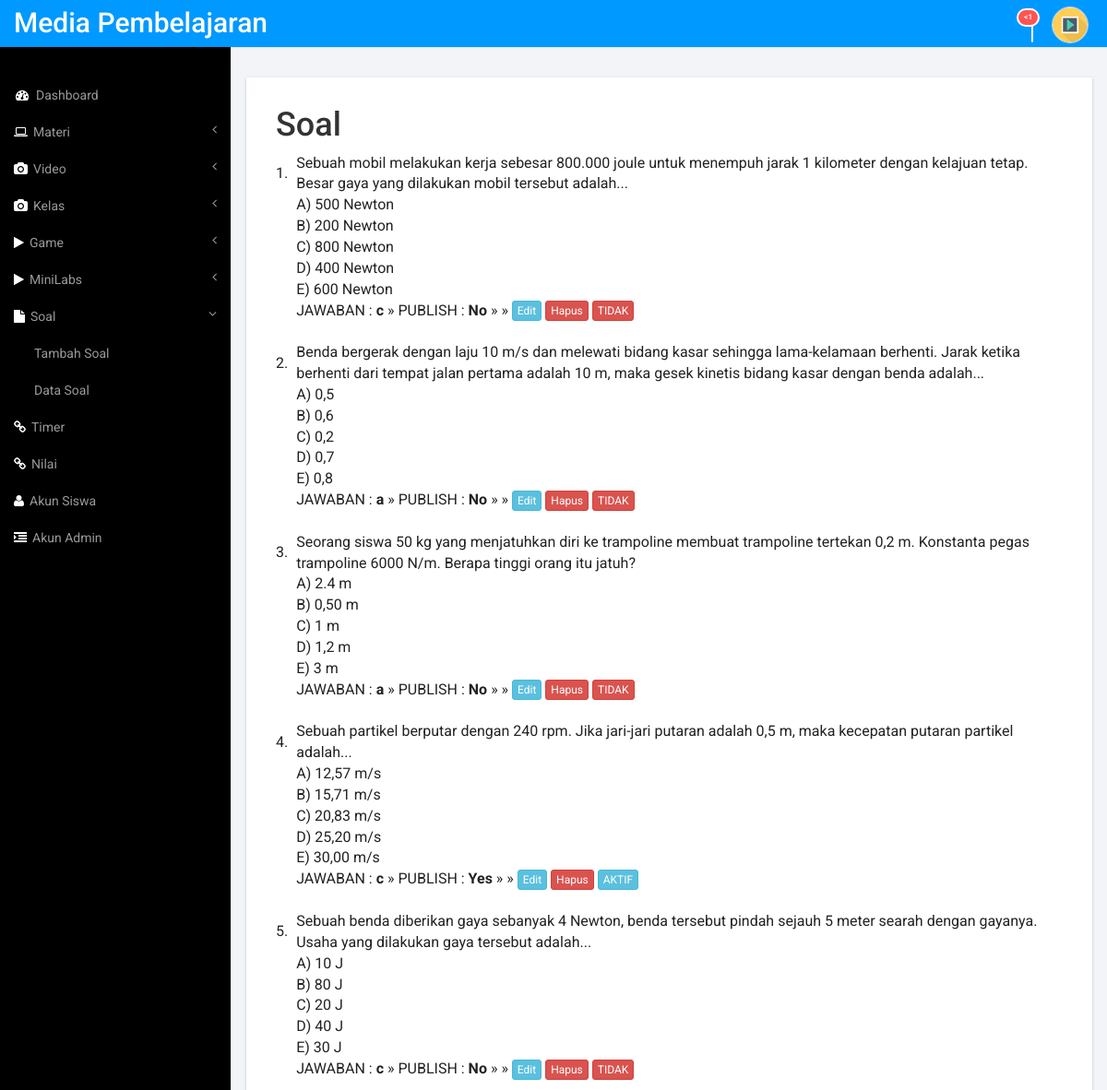
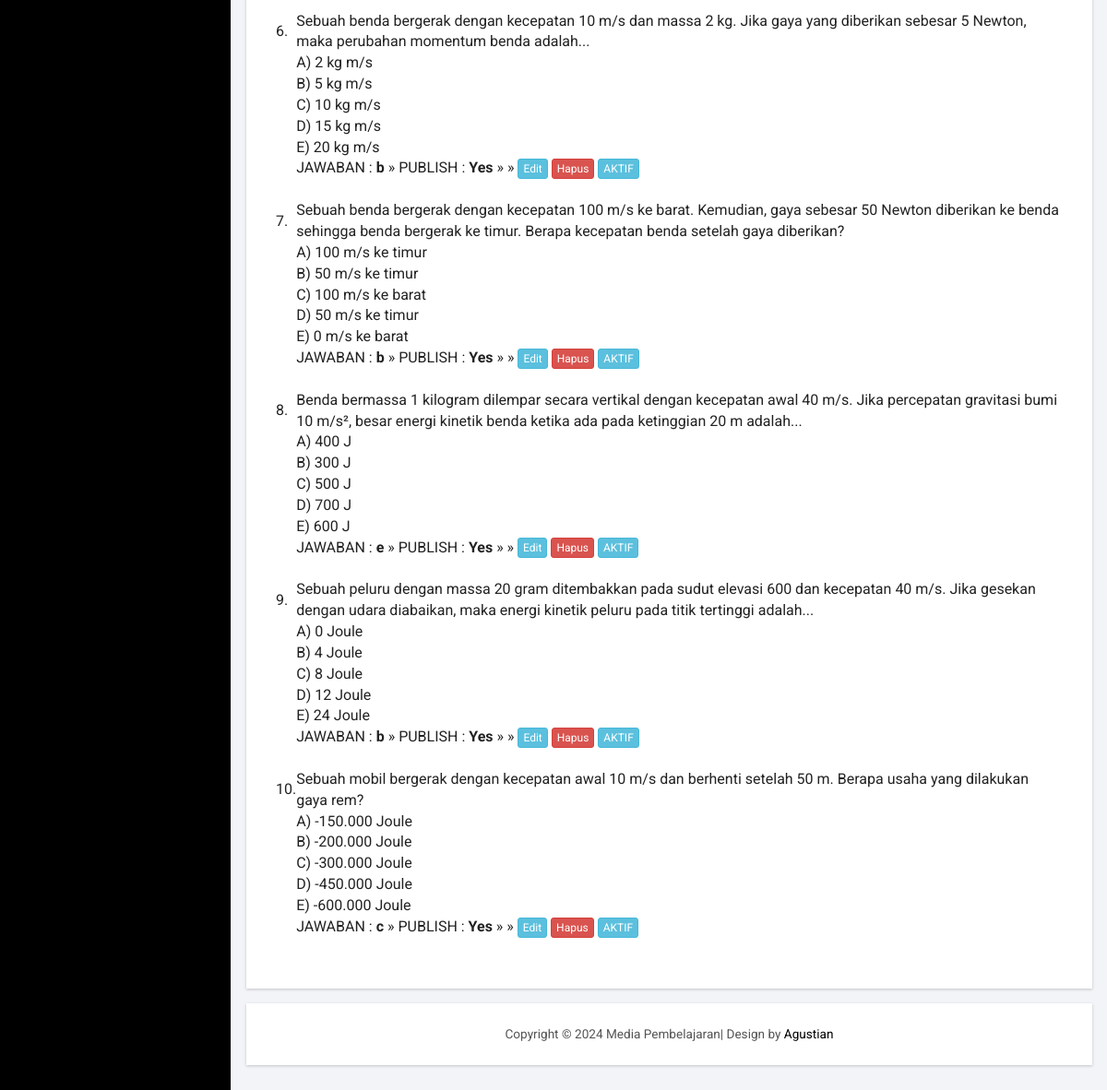
Screenshot of /admin/admin.php?page=soal_lihat (signed in) with the database file from the repository (2 pictures, top to bottom).
### tables this page shows
CREATE TABLE `tabel_soal` (
  `id_soal` int(11) NOT NULL,
  `pertanyaan` text NOT NULL,
  `pilihan_a` text NOT NULL,
  `pilihan_b` text NOT NULL,
  `pilihan_c` text NOT NULL,
  `pilihan_d` text NOT NULL,
  `pilihan_e` text NOT NULL,
  `jawaban` varchar(100) NOT NULL,
  `publish` enum('yes','no') NOT NULL,
  `tipe` int(5) NOT NULL
);

### admin/modul/soal/soal_lihat.php (the view, shortened to what this page needs)
    <div class="content_bottom">
     <div class="col-md-12 span_3">
          <div class="bs-example1" data-example-id="contextual-table">
    <div>
        <h1>Soal</h1>
        <p>
        <?php
		$sql = mysqli_query($koneksi,"select * from tabel_soal order by tipe asc");
		?><table width="100%"><?php
		$no=0;
		while($row=mysqli_fetch_array($sql)){
		?>
			<tr>
           		<td><font color="#222"><?php echo $no=$no+1;?>.</font></td><td><font color="#222"><?php echo $row['pertanyaan'];?></font></td>
            </tr>
            <tr>
           		<td></td><td><font color="#222">A) <?php echo $row['pilihan_a'];?></font></td>
            </tr>
            <tr>
           		<td></td><td><font color="#222">B) <?php echo $row['pilihan_b'];?></font></td>
            </tr>
            <tr>
           		<td></td><td><font color="#222">C) <?php echo $row['pilihan_c'];?></font></td>
            </tr>
            <tr>
           		<td></td><td><font color="#222">D) <?php echo $row['pilihan_d'];?></font></td>
            </tr>
            <tr>
              <td></td><td><font color="#222">E) <?php echo $row['pilihan_e'];?></font></td>
            </tr>
            <tr>
           		<td></td><td><font color="#222">JAWABAN : <b><?php echo $row['jawaban'];?></b> &raquo; PUBLISH : <b><?php echo ucwords($row['publish']);?></b> &raquo;
               </b> &raquo;</font>
                <a href="?page=soal_edit&id=<?php echo $row['id_soal']?>" title="edit" class="btn btn-info btn-xs">Edit</a>
                <a href="?page=soal_hapus&id=<?php echo $row['id_soal']?>" title="Delete" onclick="return confirm('Apakah anda yakin akan menghapus pertanyaan ini ?')" class="btn btn-danger btn-xs">Hapus</a>
                <?php if ($row['publish']=='yes'){ ?>
                  <a href="?page=status&id=<?= $row ['id_soal'] ?>" class="btn btn-info btn-xs">AKTIF</button></a>
                  <?php } else if ($row['publish']=='no'){ ?>
                  <a href="?page=status&id=<?= $row ['id_soal'] ?>"class="btn btn-danger btn-xs">TIDAK</button></a>
                <?php } ?>
              </td>
            </tr>
          </div>
       </div>
   <tr>
  <td colspan="2"><br /></td>
</tr>
		<?php
		}
		?>

### admin/admin.php (shortened to what this page needs)
<?php
  if(!empty($_SESSION['username'])and !empty($_SESSION['username'])){
?>
<!DOCTYPE HTML>
<html>
<head>
<link href="assets/css/bootstrap.min.css" rel='stylesheet' type='text/css' />
<link href="assets/css/style.css" rel='stylesheet' type='text/css' />
<link href="assets/css/lines.css" rel='stylesheet' type='text/css' />
<link href="assets/css/font-awesome.css" rel="stylesheet">
<link href="assets/css/custom.css" rel="stylesheet">
</head>
<body>
<div id="wrapper">
        <nav class="top1 navbar navbar-default navbar-static-top" role="navigation" style="margin-bottom: 0">
            <div class="navbar-header">
                <a class="navbar-brand" href="index.html">Media Pembelajaran</a>
            </div>
            <ul class="nav navbar-nav navbar-right">
                <li class="dropdown">
                    <a href="#" class="dropdown-toggle" data-toggle="dropdown" aria-expanded="false"><i class="fafa-comments-o"></i><span class="badge"><1</span></a>
                </li>
                <li class="dropdown">
                    <a href="#" class="dropdown-toggle avatar" data-toggle="dropdown"><img src="../gambar/play-icon.png"></a>
                </li>
            </ul>
            <div class="navbar-default sidebar" role="navigation">
                <div class="sidebar-nav navbar-collapse">
                    <ul class="nav" id="side-menu">
                        <li>
                            <a href="?page=beranda"><i class="fa fa-dashboard fa-fw nav_icon"></i>Dashboard</a>
                        </li>
                        <li>
                            <a href="#"><i class="fa fa-laptop nav_icon"></i>Materi<span class="fa arrow"></span></a>
                        </li>
                        <li>
                            <a href="#"><i class="fa fa-camera nav_icon"></i>Video<span class="fa arrow"></span></a>
                            <li>
                                <a href="#"><i class="fa fa-camera nav_icon"></i>Kelas<span class="fa arrow"></span></a>
                            </li>
                        </li>
                         <li>
                            <a href="#"><i class="fa fa-play nav_icon"></i>Game<span class="fa arrow"></span></a>
                        </li>
                        <li>
                            <a href="#"><i class="fa fa-play nav_icon"></i>MiniLabs<span class="fa arrow"></span></a>
                        </li>
                        <li>
                            <a href="#"><i class="fa fa-file nav_icon"></i>Soal<span class="fa arrow"></span></a>
                            <ul class="nav nav-second-level">
                                <li>
                                    <a href="?page=soal_tambah">Tambah Soal</a>
                                </li>
                                <li>
                                    <a href="?page=soal_lihat">Data Soal</a>
                                </li>
                            </ul>
                        </li>
                        <li>
                        <a href="?page=timer"><i class="fa fa-link nav_icon"></i>Timer</a>
                        </li>
                        <li>
                        <a href="?page=nilai"><i class="fa fa-link nav_icon"></i>Nilai</a>
                        </li>
                        <li>
                        <a href="?page=akun_siswa"><i class="fa fa-user nav_icon"></i>Akun Siswa</a>
                        </li>
                        <li>
                        <a href="?page=user_edit"><i class="fa fa-indent nav_icon"></i>Akun Admin</a>
                        </li>
                            </ul>
                </div>
            </div>
        </nav>
        <div id="page-wrapper">
        <div class="graphs">
        <div class="col_3">
    <div class="content_bottom">
     <div class="col-md-12 span_3">
            <?php include "modul.php"; ?>
        <div class="copy">
            <p>Copyright &copy; 2024 Media Pembelajaran| Design by <a href="http://w3layouts.com/" target="_blank">Agustian</a> </p>
        </div>
</body>
</html>
<?php
  }else{
    echo"Dilarang membuka halaman ini!";
    echo"<meta http-equiv='refresh' content='1; url=index.php'>";
  }
?>

### admin/modul.php
<?php
if(isset ($_GET['page'])) $page = $_GET ['page'];
else $page = "beranda";
if($page == "beranda")	include ("beranda.php");
elseif($page == "logout")	include ("logout.php");
elseif($page == "materi")
	include ("modul/materi/materi_page.php");
elseif($page == "materi_tambah")
	include ("modul/materi/materi_tambah.php");
elseif($page == "materi_tambahproses")
	include ("modul/materi/materi_tambahproses.php");
elseif($page == "materi_edit")
	include ("modul/materi/materi_edit.php");
elseif($page == "materi_editproses")
	include ("modul/materi/materi_editproses.php");
elseif($page == "materi_hapus")
	include ("modul/materi/materi_hapus.php");
elseif($page == "game")
	include ("modul/game/game_page.php");
elseif($page == "game_tambah")
	include ("modul/game/game_tambah.php");
elseif($page == "game_tambahproses")
	include ("modul/game/game_tambahproses.php");
elseif($page == "game_edit")
	include ("modul/game/game_edit.php");
elseif($page == "game_editproses")
	include ("modul/game/game_editproses.php");
elseif($page == "game_hapus")
	include ("modul/game/game_hapus.php");
elseif($page == "minilabs")
	include ("modul/minilabs/minilabs_page.php");
elseif($page == "minilabs_tambah")
	include ("modul/minilabs/minilabs_tambah.php");
elseif($page == "minilabs_tambahproses")
	include ("modul/minilabs/minilabs_tambahproses.php");
elseif($page == "minilabs_edit")
	include ("modul/minilabs/minilabs_edit.php");
elseif($page == "minilabs_editproses")
	include ("modul/minilabs/minilabs_editproses.php");
elseif($page == "minilabs_hapus")
	include ("modul/minilabs/minilabs_hapus.php");
elseif($page == "video")
	include ("modul/video/video_page.php");
elseif($page == "video_tambah")
	include ("modul/video/video_tambah.php");
elseif($page == "video_tambahproses")
	include ("modul/video/video_tambahproses.php");
elseif($page == "video_edit")
	include ("modul/video/video_edit.php");
elseif($page == "video_editproses")
	include ("modul/video/video_editproses.php");
elseif($page == "video_hapus")
	include ("modul/video/video_hapus.php");
elseif($page == "kelas")
	include ("modul/kelas/kelas_page.php");
elseif($page == "kelas_tambah")
	include ("modul/kelas/kelas_tambah.php");
elseif($page == "kelas_tambahproses")
	include ("modul/kelas/kelas_tambahproses.php");
elseif($page == "kelas_edit")
	include ("modul/kelas/kelas_edit.php");
elseif($page == "kelas_editproses")
	include ("modul/kelas/kelas_editproses.php");
elseif($page == "kelas_hapus")
	include ("modul/kelas/kelas_hapus.php");
elseif($page == "soal")
	include ("modul/soal/soal_page.php");
elseif($page == "soal_tambah")
	include ("modul/soal/soal_tambah.php");
elseif($page == "soal_tambahproses")
	include ("modul/soal/soal_tambahproses.php");
elseif($page == "soal_lihat")
	include ("modul/soal/soal_lihat.php");
elseif($page == "soal_edit")
	include ("modul/soal/soal_edit.php");
elseif($page == "soal_editproses")
	include ("modul/soal/soal_editproses.php");
elseif($page == "soal_hapus")
	include ("modul/soal/soal_hapus.php");
elseif($page == "status")
	include ("modul/soal/status.php");
elseif($page == "timer")
	include ("modul/timer/timer_page.php");
elseif($page == "timer_edit")
	include ("modul/timer/timer_edit.php");
elseif($page == "timer_editproses")
	include ("modul/timer/timer_editproses.php");
elseif($page == "akun_siswa")
	include ("modul/akun_siswa/akun_siswa_page.php");
elseif($page == "akun_siswa_hapus")
	include ("modul/akun_siswa/akun_siswa_hapus.php");
elseif($page == "status_siswa")
	include ("modul/akun_siswa/status_siswa.php");
elseif($page == "nilai")
	include ("modul/nilai/nilai_page.php");
elseif($page == "nilai_hapus")
	include ("modul/nilai/nilai_hapus.php");
elseif($page == "nilai_cetak")
	include ("modul/nilai/nilai_cetak.php");
elseif($page == "user_edit")
	include ("modul/user/user_edit.php");
elseif($page == "user_editproses")
	include ("modul/user/user_editproses.php");
else echo"konten tidak ada";
?>

### admin/assets/css/style.css (style rules this page uses)
h4, h5, h6, h1, h2, h3 { margin-top: 0; }
ul, ol { margin: 0; }
p { margin: 0; }
html, body { font-family: 'Roboto', sans-serif; font-size: 100%; background:#000; overflow-x: hidden; }
body a { transition:0.5s all; -webkit-transition:0.5s all; -moz-transition:0.5s all; -o-transition:0.5s all; -ms-transition:0.5s all; }
.navbar .navbar-nav li a { padding: 0 10px; line-height: 56px; position: relative; }
.navbar .navbar-nav li .dropdown-toggle.avatar img { height: 40px; -webkit-border-radius: 50em; -moz-border-radius: 50em; border-radius: 50em; border: 1px solid #c0cadd; margin-top: -4px; }
.navbar .navbar-nav li a .badge { background: #ff5454; border: 2px solid white; position: absolute; top: 9px; right: 3px; font-size: 8px; line-height: 8px; padding: 4px 6px; -webkit-border-radius: 50em; -moz-border-radius: 50em; border-radius: 50em; min-width: 0; }
.navbar-default.sidebar { background-color: #000; font-family: 'Roboto', sans-serif; }
nav.top1.navbar.navbar-default.navbar-static-top { background-color:#0099FF; font-family: 'Roboto', sans-serif; }
.navbar-default .navbar-brand { color: #fff !important; font-size: 30px; font-weight: 500; }
.navbar-right { margin-right: 10px !important; }
.navbar-right li { display:inline-block; }
i.nav_icon { color: #fff; margin-right:6px; }
.sidebar ul li a { color: #999; font-size:14px; }
ul.nav.navbar-nav.navbar-right { height: 51px; }
.sidebar-nav.navbar-collapse { margin: 2em 0 0 0; }
.col_3 { margin-bottom:1em; }
.span_3 { padding:0; }
.content_bottom { margin-bottom:1em; }
.copy { background:#fff; text-align:center; padding:1.5em 0; }
.copy p, .copy_layout p { font-size:0.85em; color:#555; }
.copy p a, .copy_layout p a { color:#000; }
.map_container, #chart, .span_6, .col_2, .weather_list, .cal1, .skills-info, .stats-info, .r3_counter_box, .activity_box, .bs-example1, .cloud, .copy { -ms-box-shadow: 0 1px 3px 0px rgba(0, 0, 0, 0.2); -o-box-shadow: 0 1px 3px 0px rgba(0, 0, 0, 0.2); -moz-box-shadow: 0 1px 3px 0px rgba(0, 0, 0, 0.2); -webkit-box-shadow: 0 1px 3px 0px rgba(0, 0, 0, 0.2); box-shadow: 0 1px 3px 0px rgba(0, 0, 0, 0.2); }
.graphs { padding: 2em 1em; background: #f2f4f8; font-family: 'Roboto', sans-serif; }
.bs-example1 { background:#fff; padding:2em; }
span.badge { min-width: 3rem; padding: 2px 9px; text-align: center; font-size: 0.85; line-height: inherit; color: #fff; position: absolute; right:38px; -webkit-box-sizing: border-box; -moz-box-sizing: border-box; box-sizing: border-box; border-radius: 2px; }
html, body#login { background: url(../images/bg.jpg)no-repeat; background-size:cover; -webkit-background-size:cover; -moz-background-size:cover; -o-background-size:cover; -ms-background-size:cover; }

### admin/assets/css/custom.css (style rules this page uses)
#wrapper { width: 100%; }
#page-wrapper { min-height: 568px; background-color: #fff; }
@media (min-width:768px) { #page-wrapper { position: inherit; margin: 0 0 0 250px; border-left: 1px solid #e7e7e7; } }
.sidebar .sidebar-nav.navbar-collapse { padding-right: 0; padding-left: 0; }
.sidebar .arrow { float: right; }
.sidebar .fa.arrow:before { content: "\f104"; }
.sidebar .active>a>.fa.arrow:before { content: "\f107"; }
.sidebar .nav-second-level li, .sidebar .nav-third-level li { border-bottom: 0!important; }
.sidebar .nav-second-level li a { padding-left: 37px; }
@media (min-width:768px) { .sidebar { z-index: 1; position: absolute; width: 250px; margin-top: 51px; } }

### rows the page displays
tabel_soal: pertanyaan "Sebuah mobil melakukan kerja sebesar 800.000 joule untuk menempuh jarak 1 kilometer dengan kelajuan tetap. Besar gaya yang dilakukan mobil tersebut adalah...", pilihan_a "500 Newton", pilihan_b "200 Newton", pilihan_c "800 Newton", pilihan_d "400 Newton", pilihan_e "600 Newton", jawaban "c", publish "No"
tabel_soal: no "2", pertanyaan "Benda bergerak dengan laju 10 m/s dan melewati bidang kasar sehingga lama-kelamaan berhenti. Jarak ketika berhenti dari tempat jalan pertama adalah 10 m, maka gesek kinetis bidang kasar dengan benda adalah...", pilihan_a "0,5", pilihan_b "0,6", pilihan_c "0,2", pilihan_d "0,7", pilihan_e "0,8", jawaban "a", publish "No"
tabel_soal: no "3", pertanyaan "Seorang siswa 50 kg yang menjatuhkan diri ke trampoline membuat trampoline tertekan 0,2 m. Konstanta pegas trampoline 6000 N/m. Berapa tinggi orang itu jatuh?", pilihan_a "2.4 m", pilihan_b "0,50 m", pilihan_c "1 m", pilihan_d "1,2 m", pilihan_e "3 m", jawaban "a", publish "No"
tabel_soal: no "4", pertanyaan "Sebuah partikel berputar dengan 240 rpm. Jika jari-jari putaran adalah 0,5 m, maka kecepatan putaran partikel adalah...", pilihan_a "12,57 m/s", pilihan_b "15,71 m/s", pilihan_c "20,83 m/s", pilihan_d "25,20 m/s", pilihan_e "30,00 m/s", jawaban "c", publish "Yes"
tabel_soal: no "5", pertanyaan "Sebuah benda diberikan gaya sebanyak 4 Newton, benda tersebut pindah sejauh 5 meter searah dengan gayanya. Usaha yang dilakukan gaya tersebut adalah...", pilihan_a "10 J", pilihan_b "80 J", pilihan_c "20 J", pilihan_d "40 J", pilihan_e "30 J", jawaban "c", publish "No"
tabel_soal: no "6", pertanyaan "Sebuah benda bergerak dengan kecepatan 10 m/s dan massa 2 kg. Jika gaya yang diberikan sebesar 5 Newton, maka perubahan momentum benda adalah...", pilihan_a "2 kg m/s", pilihan_b "5 kg m/s", pilihan_c "10 kg m/s", pilihan_d "15 kg m/s", pilihan_e "20 kg m/s", jawaban "b", publish "Yes"
tabel_soal: no "7", pertanyaan "Sebuah benda bergerak dengan kecepatan 100 m/s ke barat. Kemudian, gaya sebesar 50 Newton diberikan ke benda sehingga benda bergerak ke timur. Berapa kecepatan benda setelah gaya diberikan?", pilihan_a "100 m/s ke timur", pilihan_b "50 m/s ke timur", pilihan_c "100 m/s ke barat", pilihan_d "50 m/s ke timur", pilihan_e "0 m/s ke barat", jawaban "b", publish "Yes"
tabel_soal: no "8", pertanyaan "Benda bermassa 1 kilogram dilempar secara vertikal dengan kecepatan awal 40 m/s. Jika percepatan gravitasi bumi 10 m/s², besar energi kinetik benda ketika ada pada ketinggian 20 m adalah...", pilihan_a "400 J", pilihan_b "300 J", pilihan_c "500 J", pilihan_d "700 J", pilihan_e "600 J", jawaban "e", publish "Yes"
tabel_soal: no "9", pertanyaan "Sebuah peluru dengan massa 20 gram ditembakkan pada sudut elevasi 600 dan kecepatan 40 m/s. Jika gesekan dengan udara diabaikan, maka energi kinetik peluru pada titik tertinggi adalah...", pilihan_a "0 Joule", pilihan_b "4 Joule", pilihan_c "8 Joule", pilihan_d "12 Joule", pilihan_e "24 Joule", jawaban "b", publish "Yes"
tabel_soal: no "10", pertanyaan "Sebuah mobil bergerak dengan kecepatan awal 10 m/s dan berhenti setelah 50 m. Berapa usaha yang dilakukan gaya rem?", pilihan_a "-150.000 Joule", pilihan_b "-200.000 Joule", pilihan_c "-300.000 Joule", pilihan_d "-450.000 Joule", pilihan_e "-600.000 Joule", jawaban "c", publish "Yes"
